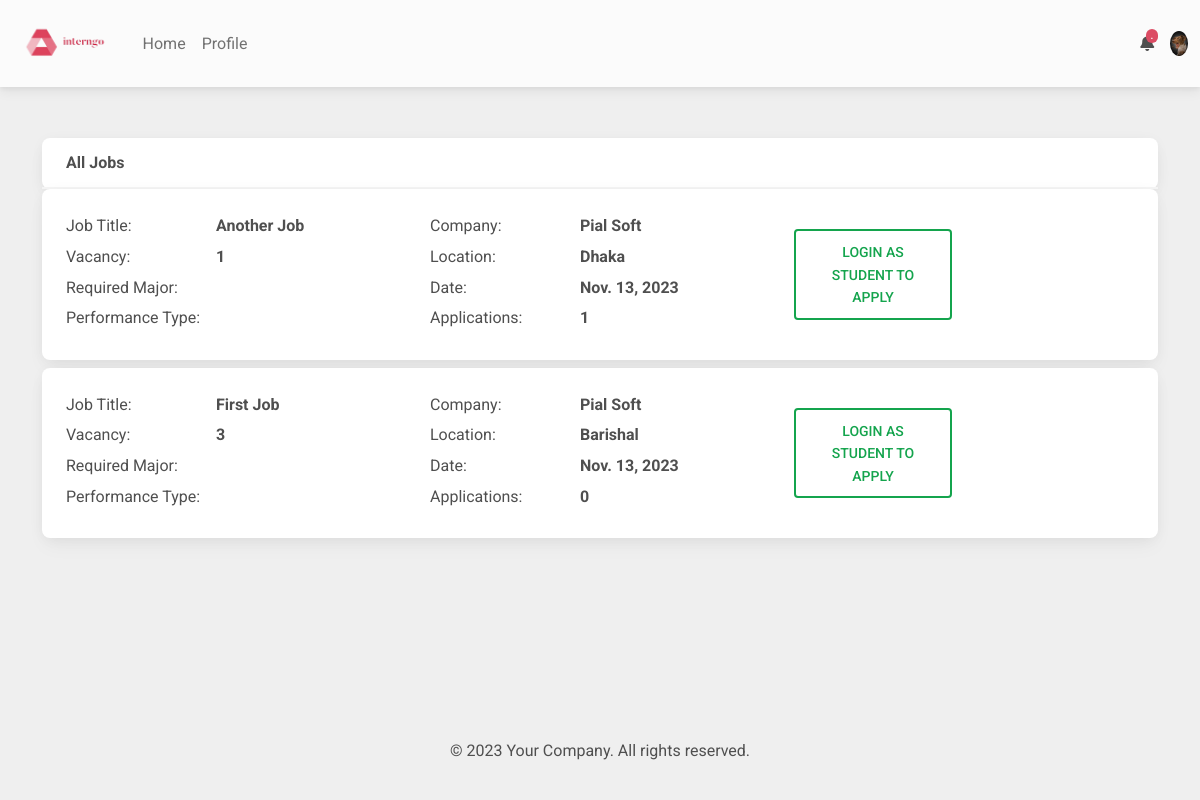
Before: / (signed in) with the older database file.
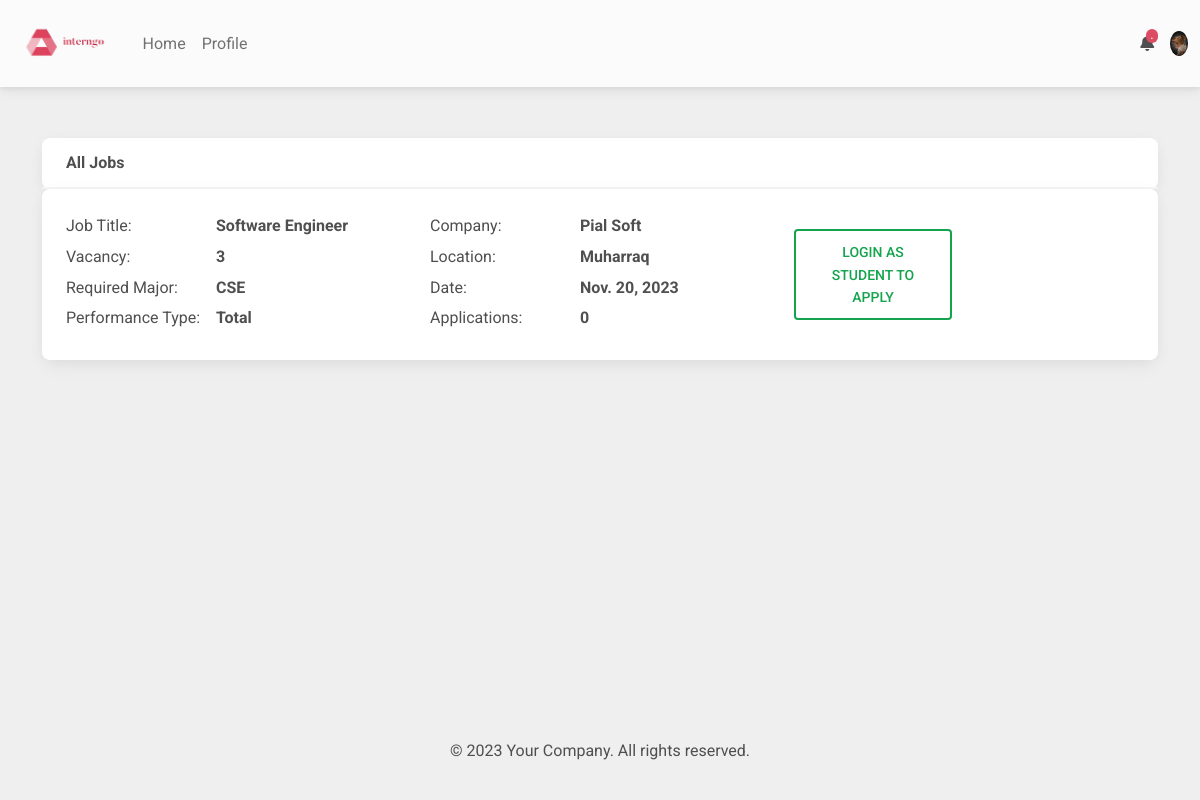
After: the same page with the newer database file.
### mainapp/models.py (models this page shows)
class Jobs(models.Model):
    posted_by = models.ForeignKey(Company, on_delete=models.CASCADE, blank=True, null=True)
    job_title = models.TextField(blank=True)
    job_description = models.TextField(blank=True)
    job_location = models.TextField(blank=True)
    number_of_vaccencies = models.IntegerField(default=1)
    applied_bys = models.ManyToManyField(Student, blank=True, null=True)
    date_posted = models.DateField(auto_now_add=True)
    major = models.TextField(blank=True)
    performance_type = models.TextField(blank=True)

### accounts/models.py (models this page shows)
class Company(models.Model):
    user = models.OneToOneField(User, on_delete=models.CASCADE)
    name = models.CharField(max_length=20, blank=True, null=True)
    email = models.EmailField(blank=True, null=True)
    picture = models.ImageField(upload_to='company_images/', blank=True, null=True)

### mainapp/views.py (the view)
# urls.py: path('', views.browse_jobs, name='browse_jobs'),
def browse_jobs(request):
    context = {
    }
    user = request.user
    if user.is_authenticated:
        if Student.objects.filter(user=user).count() > 0:
            context['type'] = 'Student'
            context['profile'] = Student.objects.filter(user=user)[0]
            context['notifications'] = NotificationS.objects.filter(student=context['profile']).order_by('-pk')
        elif  Professor.objects.filter(user=user).count() > 0:
            context['type'] = 'Professor'
            context['profile'] = Professor.objects.filter(user=user)[0]
            my_students = Student.objects.filter(my_professor=context['profile'])
            context['my_students'] = my_students
            context['notifications'] = NotificationP.objects.filter(student=context['profile']).order_by('-pk')
        elif Company.objects.filter(user=user).count() > 0:
            context['type'] = 'Company'
            context['profile'] = Company.objects.filter(user=user)[0]
            context['jobs'] = Jobs.objects.filter(posted_by=context['profile']).order_by('-pk')
            context['notifications'] = NotificationC.objects.filter(student=context['profile']).order_by('-pk')
    else:
        pass
    context['all_jobs'] = Jobs.objects.all().order_by('-pk')
    return render(request,'mainapp/browse_jobs.html', context)

### templates/mainapp/browse_jobs.html (shortened to what this page needs)
{% extends 'base.html' %}
{% block main_content %}
<div class="container">
    <br><br>
    <div class="card">
        <div class="card-header">
            <b>All Jobs</b>
        </div>
    </div>
    {% for job in all_jobs %}
    <div class="card mb-2">
        <div class="card-body">
            <div class="row">
                <div class="col-4">
                    <div style="display: flex; flex-direction: column;">
                        <div style="display: flex; margin-bottom: 5px; align-items: baseline;">
                            <span style="min-width: 150px;">Job Title:</span>
                            <b>{{job.job_title}}</b>
                        </div>
                        <div style="display: flex; margin-bottom: 5px; align-items: baseline;">
                            <span style="min-width: 150px;">Vacancy:</span>
                            <b>{{job.number_of_vaccencies}}</b>
                        </div>
                        <div style="display: flex; margin-bottom: 5px; align-items: baseline;">
                            <span style="min-width: 150px;">Required Major:</span>
                            <b>{{job.major}}</b>
                        </div>
                        <div style="display: flex; margin-bottom: 5px; align-items: baseline;">
                            <span style="min-width: 150px;">Performance Type:</span>
                            <b>{{job.performance_type}}</b>
                        </div>
                    </div>
                </div>
                <div class="col-4">
                    <div style="display: flex; flex-direction: column;">
                        <div style="display: flex; margin-bottom: 5px; align-items: baseline;">
                            <span style="min-width: 150px;">Company:</span>
                            <b>{{job.posted_by.name}}</b>
                        </div>
                        <div style="display: flex; margin-bottom: 5px; align-items: baseline;">
                            <span style="min-width: 150px;">Location:</span>
                            <b>{{job.job_location}}</b>
                        </div>
                        <div style="display: flex; margin-bottom: 5px; align-items: baseline;">
                            <span style="min-width: 150px;">Date:</span>
                            <b>{{job.date_posted}}</b>
                        </div>
                        <div style="display: flex; margin-bottom: 5px; align-items: baseline;">
                            <span style="min-width: 150px;">Applications:</span>
                            <b>{{job.applied_bys.all.count}}</b>
                        </div>
                    </div>
                </div>
                <div class="col-2 d-flex align-items-center justify-content-center">
                    {% if user.is_authenticated %}
                        {% if type == "Student" %}
                            {% if profile.student_resume %}
                            <a href="{% url 'apply_to_job' job.pk %}" class="btn btn-outline-success btn-lg">Apply</a>
                            {% else %}
                            <a href="{% url 'home' %}" class="btn btn-outline-success btn-lg">Update Resume To Apply</a>
                            {% endif %}
                        {% else %}
                        <a href="{% url 'login' %}" class="btn btn-outline-success btn-lg">Login as Student To Apply</a>
                        {% endif %}
                    {% else %}
                    <a href="{% url 'login' %}" class="btn btn-outline-success btn-lg">Login To Apply</a>
                    {% endif %}
                </div>
            </div>
        </div>
    </div>
    {% endfor %}
</div>
{% endblock main_content %}

Changed rows visible on the page:
removed Jobs: job_title "Another Job", number_of_vaccencies "1", posted_by.name "Pial Soft", job_location "Dhaka", date_posted "Nov. 13, 2023", applied_bys.all.count "1"
removed Jobs: job_title "First Job", number_of_vaccencies "3", posted_by.name "Pial Soft", job_location "Barishal", date_posted "Nov. 13, 2023", applied_bys.all.count "0"
added Jobs: job_title "Software Engineer", number_of_vaccencies "3", major "CSE", performance_type "Total", posted_by.name "Pial Soft", job_location "Muharraq", date_posted "Nov. 20, 2023", applied_bys.all.count "0"
